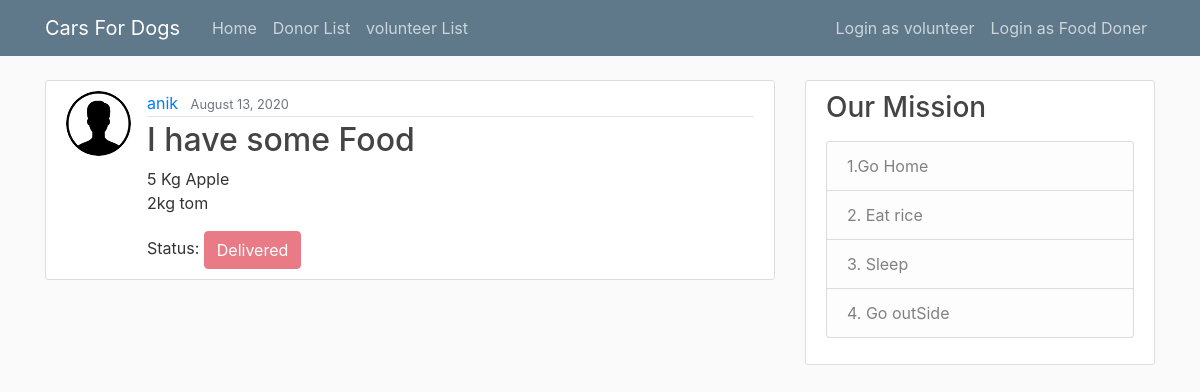
Screenshot of /post/3/ with the database file from the repository.
### food_doner/models.py (models this page shows, shortened)
class Doner_Post(models.Model):
    date = models.DateField()
    title = models.CharField(max_length = 100)
    food_des = models.TextField()
    date_posted = models.DateTimeField (default = timezone.now)
    username = models.ForeignKey(User, on_delete=models.CASCADE)
    status = models.IntegerField(default = 1)

class profile(models.Model):
    user = models.OneToOneField(User, on_delete = models.CASCADE)
    image = models.ImageField(default= 'default.jpg', upload_to = 'profile_pics')
    number = models.CharField(max_length = 100)
    address= models.CharField(max_length = 100)

### food_doner/views.py (the view)
# urls.py: path('post/<int:pk>/', PostView.as_view(), name='details'),
class PostView (DetailView):
    model = Doner_Post
    template_name = "food_doner/post_view.html"

### food_doner/templates/food_doner/post_view.html (shortened to what this page needs)
{% extends "food_doner/base.html" %}
{% block content %}
    <article class="media content-section">
        <img class="rounded-circle article-img" src="{{ object.username.profile.image.url }}">
        <div class="media-body">
            <div class="article-metadata">
                <a class="mr-2" href="#">{{ object.username }}</a>
                <small class="text-muted">{{ object.date_posted | date:"F d, Y" }}</small>
            </div>
            <h2 class="article-title">{{ object.title }}</h2>
            <p class="article-content">{{ object.food_des }}</p>
         Status:
                {% if object.status == 1 %}
                    <button class="btn btn-info" disabled>Pending</button>
                {% elif object.status == 2  %}
                    <button class="btn btn-success" disabled>Confirm to Take Delivery</button>
                {% else %}
                    <button class="btn btn-danger" disabled>Delivered</button>
                {% endif %}
        </div>
    </article>
{% endblock content %}

### food_doner/static/food_doner/main.css (style rules this page uses)
body { background: #fafafa; color: #333333; margin-top: 5rem; }
h1, h2, h3, h4, h5, h6 { color: #444444; }
.content-section { background: #ffffff; padding: 10px 20px; border: 1px solid #dddddd; border-radius: 3px; margin-bottom: 20px; }
.article-title { color: #444444; }
.article-content { white-space: pre-line; }
.article-img { height: 65px; width: 65px; margin-right: 16px; }
.article-metadata { padding-bottom: 1px; margin-bottom: 4px; border-bottom: 1px solid #e3e3e3 }

### rows the page displays
Doner_Post: username.profile.image (picture), username "anik", date_posted "August 13, 2020", title "I have some Food", food_des "5 Kg Apple 2kg tom"
